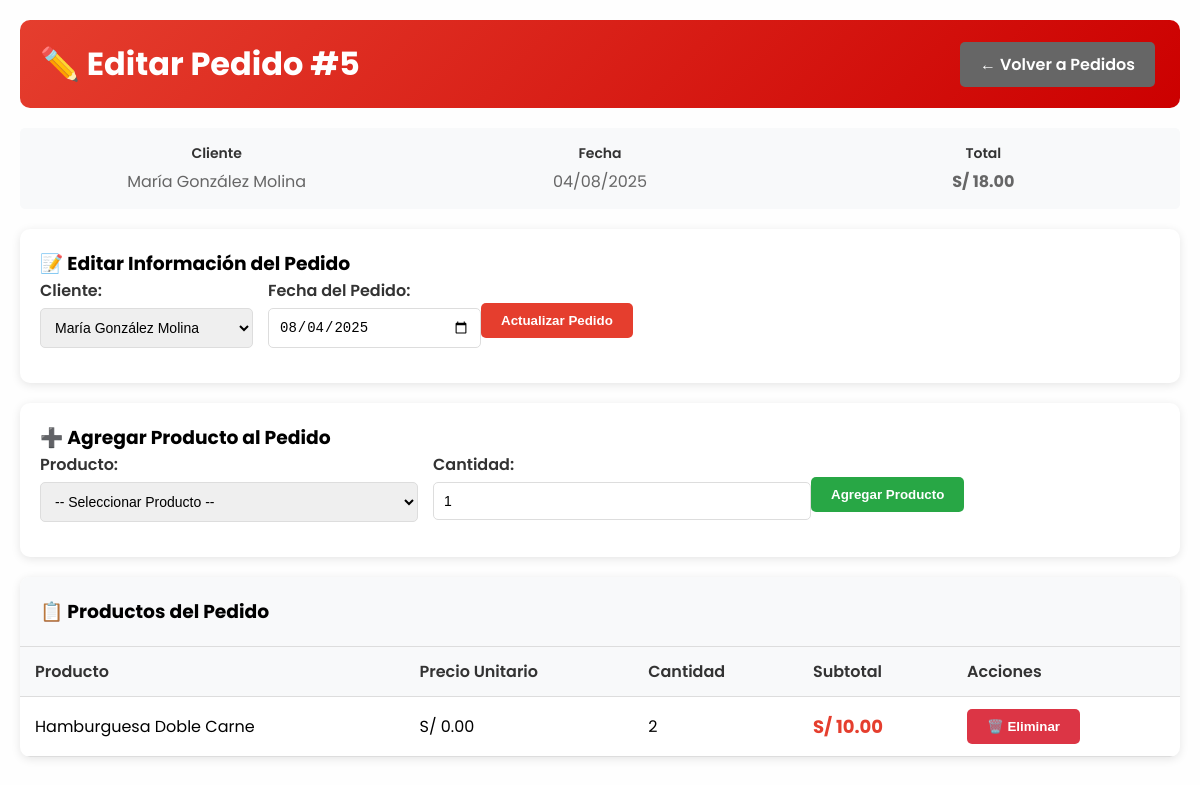
Before: /admin/editar_pedido.php?id=5 (signed in) with the older database file.
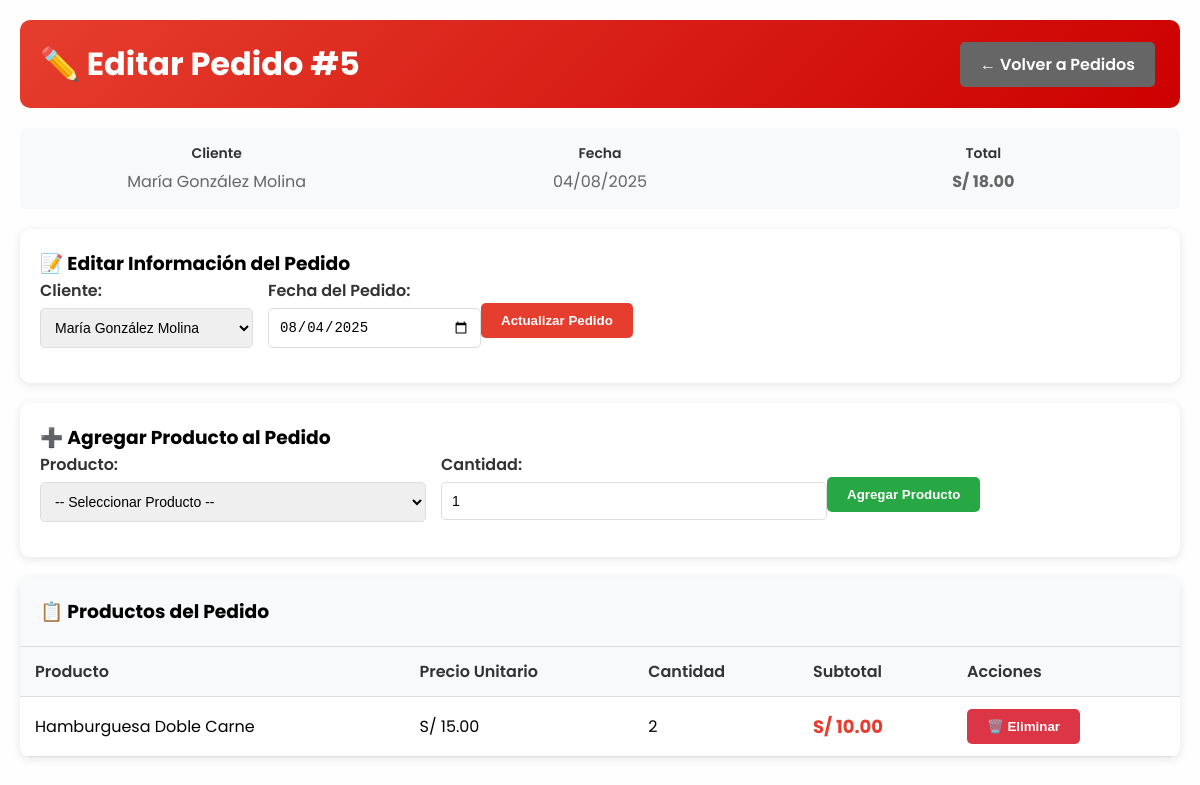
After: the same page with the newer database file.
### tables this page shows
CREATE TABLE `detalle_pedido` (
  `ID_DETALLE` int(11) NOT NULL,
  `ID_PEDIDO` int(11) NOT NULL,
  `ID_PRODUCTO` int(11) NOT NULL,
  `CANTIDAD` int(11) NOT NULL,
  `SUBTOTAL` decimal(6,2) NOT NULL
);

CREATE TABLE `producto` (
  `ID_PRODUCTO` int(11) NOT NULL,
  `NOMB_PRODUCTO` varchar(100) NOT NULL,
  `ID_CATEGORIA` int(11) NOT NULL,
  `PRECIO` decimal(6,2) NOT NULL DEFAULT 0.00
);

### admin/editar_pedido.php (the view, shortened to what the changed rows need)
<?php
$conexion = getConnection();
$pedido_id = (int)$_GET['id'];
$stmt = $conexion->prepare("SELECT dp.*, p.NOMB_PRODUCTO, p.PRECIO
                           FROM detalle_pedido dp
                           INNER JOIN producto p ON dp.ID_PRODUCTO = p.ID_PRODUCTO
                           WHERE dp.ID_PEDIDO = ?
                           ORDER BY dp.ID_DETALLE");
$stmt->bind_param("i", $pedido_id);
$stmt->execute();
$detalles = $stmt->get_result();
?>
<!DOCTYPE html>
<html lang="es">
<head>
    <link rel="stylesheet" href="../style.css">
</head>
<body>
    <div class="admin-container">
        <div class="admin-header">
            <h1>✏️ Editar Pedido #<?php echo $pedido_id; ?></h1>
        </div>
        <div class="table-container">
            <table>
                <thead>
                    <tr>
                        <th>Producto</th>
                        <th>Precio Unitario</th>
                        <th>Cantidad</th>
                        <th>Subtotal</th>
                        <th>Acciones</th>
                    </tr>
                </thead>
                <tbody>
                    <?php if ($detalles->num_rows > 0): ?>
                        <?php while ($detalle = $detalles->fetch_assoc()): ?>
                            <tr>
                                <td><?php echo htmlspecialchars($detalle['NOMB_PRODUCTO']); ?></td>
                                <td>S/ <?php echo number_format($detalle['PRECIO'], 2); ?></td>
                                <td><?php echo $detalle['CANTIDAD']; ?></td>
                                <td class="total">S/ <?php echo number_format($detalle['SUBTOTAL'], 2); ?></td>
                                <td>
                                    <button class="btn btn-danger" onclick="eliminarProducto(<?php echo $detalle['ID_DETALLE']; ?>)">
                                        🗑️ Eliminar
                                    </button>
                                </td>
                            </tr>
                        <?php endwhile; ?>
                    <?php else: ?>
                        <tr>
                            <td colspan="5" style="text-align: center; color: #666;">No hay productos en este pedido</td>
                        </tr>
                    <?php endif; ?>
                </tbody>
            </table>
        </div>
    </div>
</body>
</html>

Changed rows visible on the page:
changed through a linked row, detalle_pedido "Hamburguesa Doble Carne": ID_PRODUCTO.PRECIO "0.00" → "15.00"
